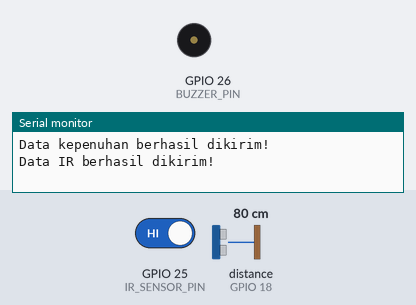
Bench run of a sketch on a simulated ESP32. On the bench: buzzer (waves = sounding), the last lines printed to the serial monitor. Wiring (inferred from the names in the program): ultrasonic range finder: trigger GPIO 19; echo GPIO 18. Inputs (shaded band) come from the test bench; at power-on: distance to the obstacle (sensor on GPIO 18) 80 cm, GPIO 25 (IR_SENSOR_PIN) HIGH. The echo pulse lasts 58.3 µs per cm; WiFi joins after 1.5 s; servers stay silent unless stated.

Above: at 2.7 s.
2.8 s: distance to the obstacle (sensor on GPIO 18) set to 2 cm
4.6 s: GPIO 25 (IR_SENSOR_PIN) driven LOW
At 6.7 s:
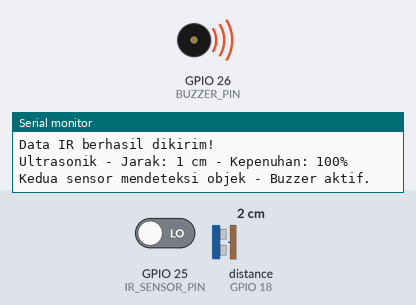
9.2 s: distance to the obstacle (sensor on GPIO 18) set to 4 cm
12.2 s: distance to the obstacle (sensor on GPIO 18) set to 6 cm
15.5 s: distance to the obstacle (sensor on GPIO 18) set to 2 cm
At 17.3 s:
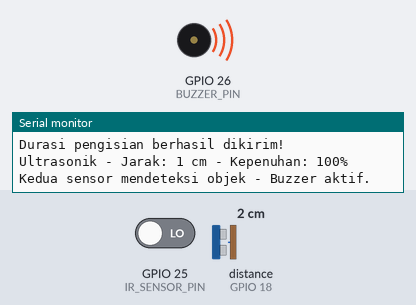
18.4 s: distance to the obstacle (sensor on GPIO 18) set to 35 cm
At 20.1 s:
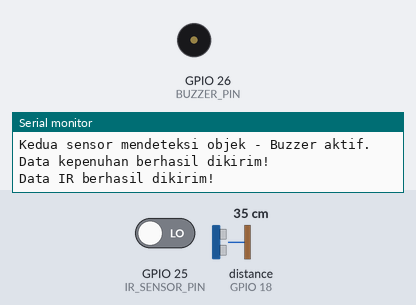
Timing chart, 0 to 21.4 s (numbered marks = the images above; inputs shaded):
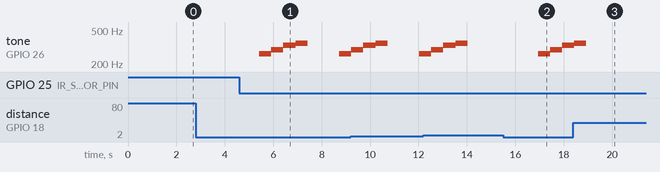

The sketch:

IoT_PTC.ino
```cpp
#include <Arduino.h>
#include <WiFi.h>
#include <Firebase_ESP_Client.h>

// Informasi WiFi dan Firebase
#define SSID ""
#define PASSWORD ""
#define API_KEY ""
#define DATABASE_URL ""

// Firebase objects
FirebaseData fbdo;
FirebaseAuth auth;
FirebaseConfig config;

// Pin konfigurasi
#define TRIG_PIN 19       // Pin Trig pada ESP32
#define ECHO_PIN 18       // Pin Echo pada ESP32
#define BUZZER_PIN 26     // Pin Buzzer pada ESP32
#define IR_SENSOR_PIN 25  // Pin Sensor IR pada ESP32

// Variabel untuk penghitungan
unsigned long startTime = 0; // Waktu mulai pengisian
unsigned long durationToFull = 0; // Durasi hingga penuh
bool isMeasuring = false;  // Status apakah sedang mengukur
int weeklyFrequency = 0;  // Frekuensi mingguan tingkat kepenuhan penuh
unsigned long weekStartTime = 0; // Waktu mulai periode mingguan
const unsigned long weekDuration = 604800000; // Durasi satu minggu dalam milidetik

void setup() {
  // Serial dan WiFi setup
  Serial.begin(115200);
  WiFi.begin(SSID, PASSWORD);
  Serial.print("Menghubungkan ke Wi-Fi...");
  while (WiFi.status() != WL_CONNECTED) {
    Serial.print(">");
    delay(500);
  }
  Serial.println("\nWi-Fi Terhubung!");
  Serial.println("IP Address: " + WiFi.localIP().toString());

  // Konfigurasi Firebase
  config.api_key = API_KEY;
  config.database_url = DATABASE_URL;

  if (Firebase.signUp(&config, &auth, "", "")) {
    Serial.println("Terhubung ke Firebase!");
  } else {
    Serial.printf("Gagal: %s\n", config.signer.signupError.message.c_str());
  }

  Firebase.begin(&config, &auth);

  // Konfigurasi pin
  pinMode(TRIG_PIN, OUTPUT);
  pinMode(ECHO_PIN, INPUT);
  pinMode(BUZZER_PIN, OUTPUT);
  pinMode(IR_SENSOR_PIN, INPUT);

  // Inisialisasi waktu mulai minggu
  weekStartTime = millis();
}

void sendWeeklyFrequency() {
  if (Firebase.RTDB.setInt(&fbdo, "/TITIK1/WeeklyFrequency", weeklyFrequency)) {
    Serial.println("Frekuensi mingguan berhasil dikirim!");
  } else {
    Serial.printf("Gagal mengirim frekuensi mingguan: %s\n", fbdo.errorReason().c_str());
  }
}

void resetWeeklyFrequency() {
  weeklyFrequency = 0;
  Serial.println("Frekuensi mingguan direset.");
}

void playMusic() {
  tone(BUZZER_PIN, 262, 500); // Nada C
  delay(500);
  tone(BUZZER_PIN, 294, 500); // Nada D
  delay(500);
  tone(BUZZER_PIN, 330, 500); // Nada E
  delay(500);
  tone(BUZZER_PIN, 349, 500); // Nada F
  delay(500);
  noTone(BUZZER_PIN);
}

void loop() {
  long duration, distance;
  int irStatus = digitalRead(IR_SENSOR_PIN);

  // Hitung jarak ultrasonik
  digitalWrite(TRIG_PIN, LOW);
  delayMicroseconds(2);
  digitalWrite(TRIG_PIN, HIGH);
  delayMicroseconds(10);
  digitalWrite(TRIG_PIN, LOW);

  duration = pulseIn(ECHO_PIN, HIGH);
  distance = duration * 0.034 / 2; // Kecepatan suara: 343 m/s

  // Batasi jarak maksimum menjadi 30 cm
  if (distance > 19) {
    distance = 19;
  }

  // Hitung tingkat kepenuhan (0-100%)
  int fullness = map(distance, 19, 3, 0, 100);
  if (fullness < 0) fullness = 0;
  if (fullness > 100) fullness = 100;

  // Logika durasi pengisian
  if (fullness >= 5 && fullness < 100 && !isMeasuring) {
    // Mulai penghitungan waktu saat tingkat kepenuhan mulai meningkat
    startTime = millis();
    isMeasuring = true;
  } else if (fullness == 100 && irStatus == LOW && isMeasuring) {
    // Hitung durasi saat kedua sensor mendeteksi penuh
    durationToFull = millis() - startTime;
    isMeasuring = false;

    // Tambahkan frekuensi mingguan
    weeklyFrequency++;

    // Kirim frekuensi mingguan setiap kali dihitung
    sendWeeklyFrequency();

    // Kirim durasi ke Firebase
    if (Firebase.RTDB.setInt(&fbdo, "/TITIK1/DurationToFull", durationToFull / 1000)) {
      Serial.println("Durasi pengisian berhasil dikirim!");
    } else {
      Serial.printf("Gagal mengirim durasi: %s\n", fbdo.errorReason().c_str());
    }
  }

  // Tampilkan data ke serial monitor
  Serial.print("Ultrasonik - Jarak: ");
  Serial.print(distance);
  Serial.print(" cm - Kepenuhan: ");
  Serial.print(fullness);
  Serial.println("%");

  // Logika aktivasi buzzer: hanya aktif jika kedua sensor mendeteksi penuh
  if (fullness == 100 && irStatus == LOW) {
    Serial.println("Kedua sensor mendeteksi objek - Buzzer aktif.");
    playMusic(); // Mainkan musik
  } else {
    Serial.println("Salah satu sensor tidak mendeteksi objek - Buzzer mati.");
    noTone(BUZZER_PIN); // Matikan buzzer
  }

  // Kirim data ke Firebase
  if (Firebase.RTDB.setInt(&fbdo, "/TITIK1/Fullness", fullness)) {
    Serial.println("Data kepenuhan berhasil dikirim!");
  } else {
    Serial.printf("Gagal mengirim kepenuhan: %s\n", fbdo.errorReason().c_str());
  }

  if (Firebase.RTDB.setInt(&fbdo, "/TITIK1/IR", irStatus)) {
    Serial.println("Data IR berhasil dikirim!");
  } else {
    Serial.printf("Gagal mengirim IR: %s\n", fbdo.errorReason().c_str());
  }

  // Periksa apakah waktu minggu telah habis
  if (millis() - weekStartTime >= weekDuration) {
    resetWeeklyFrequency();
    weekStartTime = millis(); // Reset waktu minggu
  }

  delay(1000); // Tunggu 1 detik sebelum pembacaan berikutnya
}
```

Measured:
- after the input at 4.6 s, tone on GPIO 26 (BUZZER_PIN): plays 262 Hz for 0.50 s, 294 Hz for 0.50 s, 330 Hz for 0.50 s, 349 Hz for 0.50 s, 262 Hz for 0.47 s, starting after 0.82 s
- after the input at 15.5 s, tone on GPIO 26 (BUZZER_PIN): silent → 262 Hz after 1.4 s, → 294 Hz 0.50 s later, → 330 Hz 0.50 s later
- after the input at 18.4 s, tone on GPIO 26 (BUZZER_PIN): goes on until 18.9 s, then stays silent
